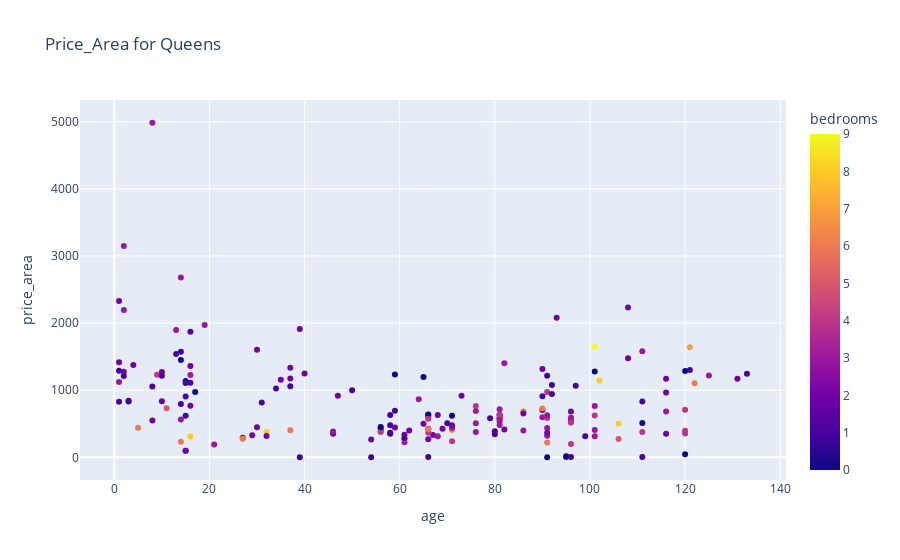
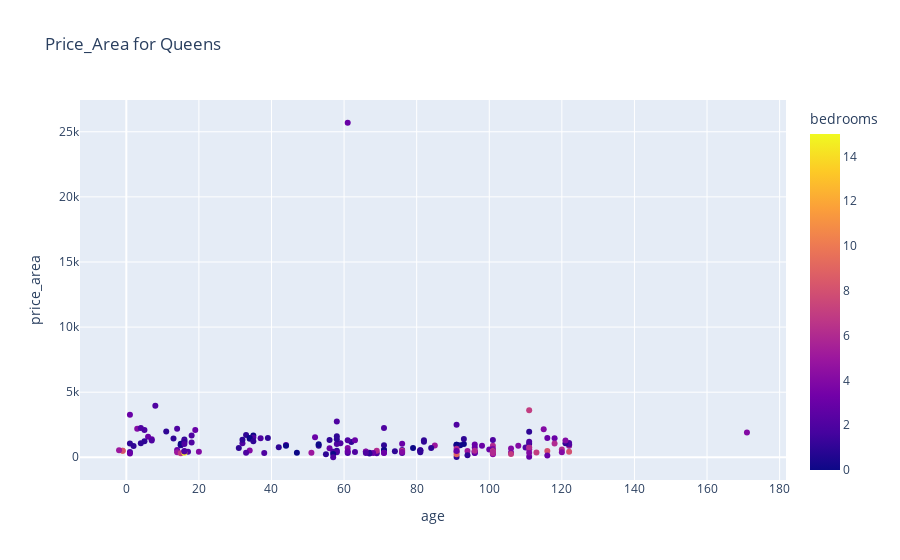

Here is the notebook cell these charts were saved with, in order:
### Code cell
fig=px.scatter(df.loc[df['borough']=='Queens'],x='age',y='price_area',color='bedrooms',title='Price_Area for Queens',
              labels={'area':'Area','price':'Price'})
fig.show()
fig=px.scatter(df.loc[df['borough']=='Manhattan'],x='age',y='price_area',color='bedrooms',title='Price_Area for Queens',
              labels={'area':'Area','price':'Price'})
fig.show()

### Figure 1 — Plotly figure (JSON) as saved in the notebook; plotly's stock layout.template omitted (floating-point values rounded to 4 significant figures; data arrays with more than 128 entries replaced by an {"elided": "..."} marker saying what was removed)
{"data": [{"hovertemplate": "age=%{x}<br>price_area=%{y}<br>bedrooms=%{marker.color}<extra></extra>", "legendgroup": "", "marker": {"color": {"elided": "188 int values"}, "coloraxis": "coloraxis", "symbol": "circle"}, "mode": "markers", "name": "", "orientation": "v", "showlegend": false, "type": "scatter", "x": {"elided": "188 int values"}, "xaxis": "x", "y": {"elided": "188 float values"}, "yaxis": "y"}], "layout": {"coloraxis": {"colorbar": {"title": {"text": "bedrooms"}}, "colorscale": [[0, "#0d0887"], [0.1111, "#46039f"], [0.2222, "#7201a8"], [0.3333, "#9c179e"], [0.4444, "#bd3786"], [0.5556, "#d8576b"], [0.6667, "#ed7953"], [0.7778, "#fb9f3a"], [0.8889, "#fdca26"], [1, "#f0f921"]]}, "legend": {"tracegroupgap": 0}, "title": {"text": "Price_Area for Queens"}, "xaxis": {"anchor": "y", "domain": [0, 1], "title": {"text": "age"}}, "yaxis": {"anchor": "x", "domain": [0, 1], "title": {"text": "price_area"}}}}

### Figure 2 — Plotly figure (JSON) as saved in the notebook; plotly's stock layout.template omitted (floating-point values rounded to 4 significant figures; data arrays with more than 128 entries replaced by an {"elided": "..."} marker saying what was removed)
{"data": [{"hovertemplate": "age=%{x}<br>price_area=%{y}<br>bedrooms=%{marker.color}<extra></extra>", "legendgroup": "", "marker": {"color": {"elided": "174 int values"}, "coloraxis": "coloraxis", "symbol": "circle"}, "mode": "markers", "name": "", "orientation": "v", "showlegend": false, "type": "scatter", "x": {"elided": "174 int values"}, "xaxis": "x", "y": {"elided": "174 float values"}, "yaxis": "y"}], "layout": {"coloraxis": {"colorbar": {"title": {"text": "bedrooms"}}, "colorscale": [[0, "#0d0887"], [0.1111, "#46039f"], [0.2222, "#7201a8"], [0.3333, "#9c179e"], [0.4444, "#bd3786"], [0.5556, "#d8576b"], [0.6667, "#ed7953"], [0.7778, "#fb9f3a"], [0.8889, "#fdca26"], [1, "#f0f921"]]}, "legend": {"tracegroupgap": 0}, "title": {"text": "Price_Area for Queens"}, "xaxis": {"anchor": "y", "domain": [0, 1], "title": {"text": "age"}}, "yaxis": {"anchor": "x", "domain": [0, 1], "title": {"text": "price_area"}}}}
